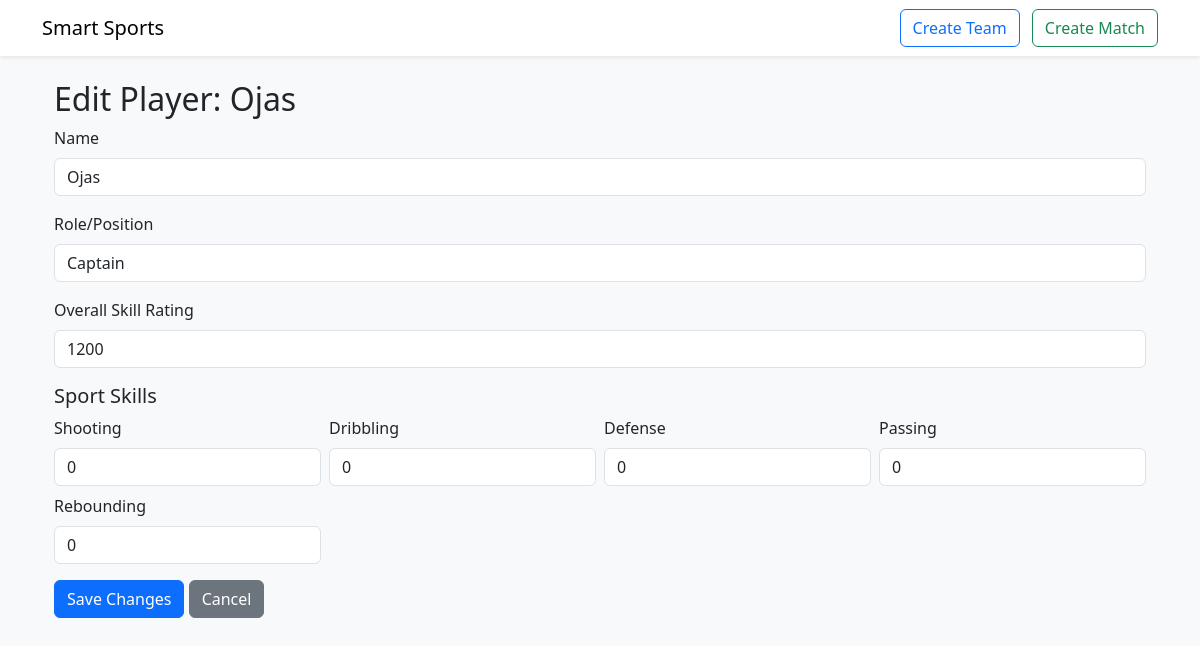
Page /players/1/edit on the committed database.
### app/models.py (models this page shows)
class Player(db.Model):
    id = db.Column(db.Integer, primary_key=True)
    name = db.Column(db.String(120), nullable=False)
    email = db.Column(db.String(200), nullable=True)
    role = db.Column(db.String(80), nullable=True)         # position/spot
    skill_rating = db.Column(db.Integer, default=1200)
    invited = db.Column(db.Boolean, default=False)         # true if invited (not fully registered)
    team_id = db.Column(db.Integer, db.ForeignKey('team.id'), nullable=True)
    games_played = db.Column(db.Integer, default=0)
    wins = db.Column(db.Integer, default=0)
    losses = db.Column(db.Integer, default=0)
    skills = db.relationship("PlayerSkill", backref="player", lazy=True, cascade="all, delete-orphan")

### app/routes.py (the view, shortened to what this page needs)
@app.route("/players/<int:player_id>/edit", methods=["GET", "POST"])
def edit_player(player_id):
    player = Player.query.get_or_404(player_id)
    team = player.team
    sport = team.sport if team else None
    skill_names = skill_fields_for_sport(sport)
    existing_skills = {s.name: s.value for s in player.skills}
    return render_template("edit_player.html", player=player, team=team, skill_names=skill_names, existing_skills=existing_skills)

### app/routes.py (called while the page is built)
def skill_fields_for_sport(sport):
    mapping = {
        "soccer": ["Shooting", "Passing", "Defending", "Speed", "Stamina"],
        "basketball": ["Shooting", "Dribbling", "Defense", "Passing", "Rebounding"],
        "volleyball": ["Serving", "Spiking", "Blocking", "Setting", "Passing"],
        "hockey": ["Shooting", "Skating", "Defense", "Checking", "Passing"],
        "football": ["Throwing", "Catching", "Tackling", "Speed", "Awareness"],
        "default": ["Skill A", "Skill B", "Skill C", "Skill D", "Skill E"]
    }
    if not sport:
        return mapping["default"]
    return mapping.get(sport.lower(), mapping["default"])

### app/templates/edit_player.html
{% extends "base.html" %}
{% block content %}
<div class="container mt-4">
    <h2>Edit Player: {{ player.name }}</h2>
    <form method="POST" action="{{ url_for('edit_player', player_id=player.id) }}">
        <div class="mb-3">
            <label for="name" class="form-label">Name</label>
            <input type="text" class="form-control" id="name" name="name" value="{{ player.name }}" required>
        </div>
        <div class="mb-3">
            <label for="role" class="form-label">Role/Position</label>
            <input type="text" class="form-control" id="role" name="role" value="{{ player.role }}">
        </div>
        <div class="mb-3">
            <label for="skill_rating" class="form-label">Overall Skill Rating</label>
            <input type="number" class="form-control" id="skill_rating" name="skill_rating" value="{{ player.skill_rating }}">
        </div>
        <h5>Sport Skills</h5>
        <div class="row g-2 mb-3">
            {% set player_skills = {} %}
            {% for s in player.skills %}
                {% set _ = player_skills.update({s.skill_name: s.skill_value}) %}
            {% endfor %}
            {% for skill_name in skill_names %}
            <div class="col-md-3">
                <label class="form-label">{{ skill_name }}</label>
                <input type="number" class="form-control" name="skills[{{ skill_name }}]"
                       value="{{ player_skills.get(skill_name, 0) }}">
            </div>
            {% endfor %}
        </div>
        <button type="submit" class="btn btn-primary">Save Changes</button>
        <a href="{{ url_for('team_detail', team_id=player.team_id) }}" class="btn btn-secondary">Cancel</a>
    </form>
</div>
{% endblock %}

### rows in the picture
Player: name "Ojas", role "Captain", skill_rating "1200"

### other values in the picture
{{ skill_name }} "Shooting" "Dribbling" "Defense" "Passing" "Rebounding"
